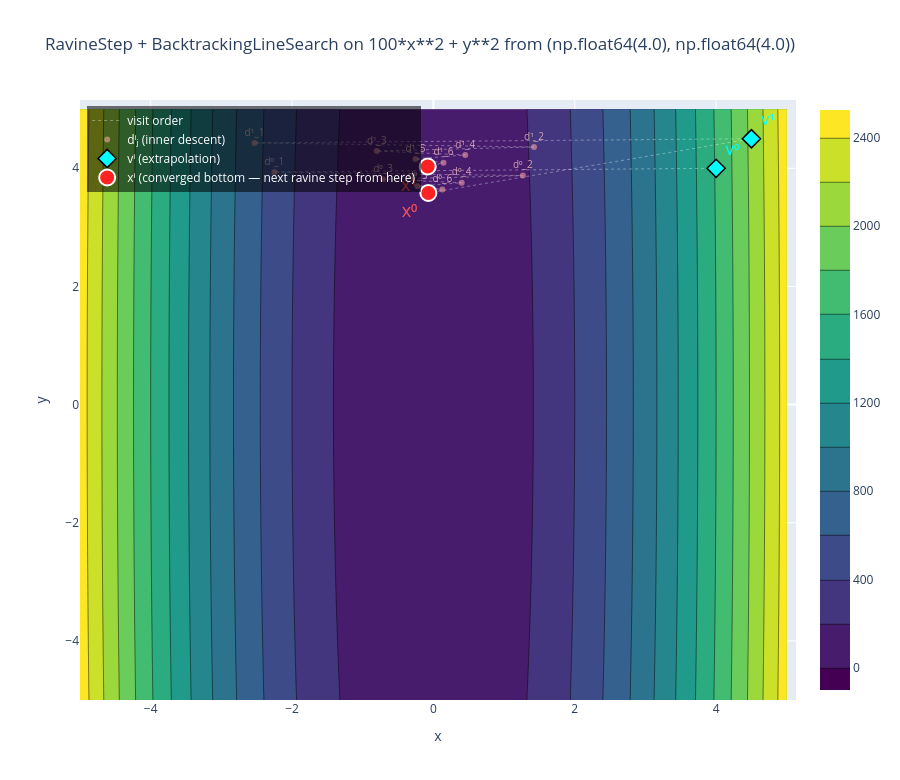

Here is the notebook cell this chart was saved with:
### Code cell
# Contour landscape (matches the UI's setup).
x_range = np.linspace(BOUNDS[0][0], BOUNDS[0][1], 300)
y_range = np.linspace(BOUNDS[1][0], BOUNDS[1][1], 300)
X, Y = np.meshgrid(x_range, y_range)
Z = target.evaluate([X, Y])

fig = go.Figure(data=[go.Contour(x=x_range, y=y_range, z=Z, colorscale='Viridis')])

# Faint chronological connector through every labeled point.
all_xy = np.array([p for p, _, _ in labeled])
fig.add_trace(go.Scatter(
    x=all_xy[:, 0], y=all_xy[:, 1], mode='lines',
    line=dict(color='rgba(255,255,255,0.35)', width=1, dash='dot'),
    name='visit order', hoverinfo='skip',
))

# d^i_j intermediate descent points — small, faded, small labels.
if d_pts:
    fig.add_trace(go.Scatter(
        x=[p[0] for p, _ in d_pts], y=[p[1] for p, _ in d_pts],
        mode='markers+text',
        marker=dict(color='rgba(255,170,170,0.55)', size=6, symbol='circle'),
        text=[l for _, l in d_pts],
        textfont=dict(color='rgba(255,200,200,0.75)', size=10),
        textposition='top center',
        name='dⁱⱼ (inner descent)',
    ))

# v^i extrapolation points — cyan diamonds.
if v_pts:
    fig.add_trace(go.Scatter(
        x=[p[0] for p, _ in v_pts], y=[p[1] for p, _ in v_pts],
        mode='markers+text',
        marker=dict(color='cyan', size=14, symbol='diamond', line=dict(color='black', width=1.5)),
        text=[l for _, l in v_pts],
        textfont=dict(color='cyan', size=16),
        textposition='top right',
        name='vⁱ (extrapolation)',
    ))

# x^i converged bottoms — bright, large, drawn on top.
if x_pts:
    fig.add_trace(go.Scatter(
        x=[p[0] for p, _ in x_pts], y=[p[1] for p, _ in x_pts],
        mode='markers+text',
        marker=dict(color='#ff2222', size=16, symbol='circle',
                    line=dict(color='white', width=2)),
        text=[l for _, l in x_pts],
        textfont=dict(color='#ff5555', size=18),
        textposition='bottom left',
        name='xⁱ (converged bottom — next ravine step from here)',
    ))

fig.update_layout(
    title=f'RavineStep + BacktrackingLineSearch on {EXPR} from {tuple(START)}',
    xaxis_title='x', yaxis_title='y',
    width=900, height=780,
    legend=dict(yanchor='top', y=0.99, xanchor='left', x=0.01,
                bgcolor='rgba(0,0,0,0.55)', font=dict(color='white')),
)
fig.show()

### Figure 1 — Plotly figure (JSON) as saved in the notebook; plotly's stock layout.template omitted (floating-point values rounded to 4 significant figures; data arrays with more than 128 entries replaced by an {"elided": "..."} marker saying what was removed)
{"data": [{"colorscale": [[0.0, "#440154"], [0.1111, "#482878"], [0.2222, "#3e4989"], [0.3333, "#31688e"], [0.4444, "#26828e"], [0.5556, "#1f9e89"], [0.6667, "#35b779"], [0.7778, "#6ece58"], [0.8889, "#b5de2b"], [1.0, "#fde725"]], "type": "contour", "x": {"elided": "300 float values"}, "y": {"elided": "300 float values"}, "z": {"elided": "300x300 float values"}}, {"hoverinfo": "skip", "line": {"color": "rgba(255,255,255,0.35)", "dash": "dot", "width": 1}, "mode": "lines", "name": "visit order", "type": "scatter", "x": [4.0, -2.25, 1.266, -0.7119, 0.4005, -0.2253, 0.1267, -0.07127, 4.5, -2.531, 1.424, -0.8009, 0.4505, -0.2534, 0.1425, -0.08018], "y": [4.0, 3.938, 3.876, 3.815, 3.756, 3.697, 3.639, 3.582, 4.5, 4.43, 4.36, 4.292, 4.225, 4.159, 4.094, 4.03]}, {"marker": {"color": "rgba(255,170,170,0.55)", "size": 6, "symbol": "circle"}, "mode": "markers+text", "name": "dⁱⱼ (inner descent)", "text": ["d⁰_1", "d⁰_2", "d⁰_3", "d⁰_4", "d⁰_5", "d⁰_6", "d¹_1", "d¹_2", "d¹_3", "d¹_4", "d¹_5", "d¹_6"], "textfont": {"color": "rgba(255,200,200,0.75)", "size": 10}, "textposition": "top center", "type": "scatter", "x": [-2.25, 1.266, -0.7119, 0.4005, -0.2253, 0.1267, -2.531, 1.424, -0.8009, 0.4505, -0.2534, 0.1425], "y": [3.938, 3.876, 3.815, 3.756, 3.697, 3.639, 4.43, 4.36, 4.292, 4.225, 4.159, 4.094]}, {"marker": {"color": "cyan", "line": {"color": "black", "width": 1.5}, "size": 14, "symbol": "diamond"}, "mode": "markers+text", "name": "vⁱ (extrapolation)", "text": ["v⁰", "v¹"], "textfont": {"color": "cyan", "size": 16}, "textposition": "top right", "type": "scatter", "x": [4.0, 4.5], "y": [4.0, 4.5]}, {"marker": {"color": "#ff2222", "line": {"color": "white", "width": 2}, "size": 16, "symbol": "circle"}, "mode": "markers+text", "name": "xⁱ (converged bottom — next ravine step from here)", "text": ["x⁰", "x¹"], "textfont": {"color": "#ff5555", "size": 18}, "textposition": "bottom left", "type": "scatter", "x": [-0.07127, -0.08018], "y": [3.582, 4.03]}], "layout": {"height": 780, "legend": {"bgcolor": "rgba(0,0,0,0.55)", "font": {"color": "white"}, "x": 0.01, "xanchor": "left", "y": 0.99, "yanchor": "top"}, "title": {"text": "RavineStep + BacktrackingLineSearch on 100*x**2 + y**2 from (np.float64(4.0), np.float64(4.0))"}, "width": 900, "xaxis": {"title": {"text": "x"}}, "yaxis": {"title": {"text": "y"}}}}
